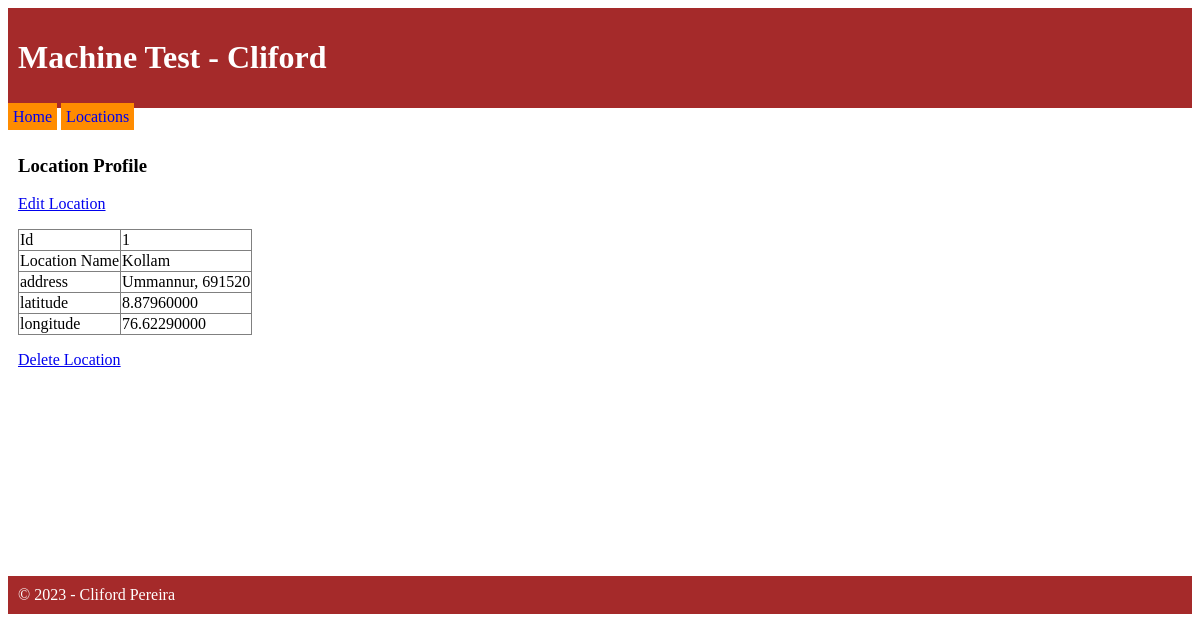
/locations/show.php?id=1, run on the app's committed database.
### tables this page shows
CREATE TABLE `locations` (
  `id` bigint(20) UNSIGNED NOT NULL,
  `location_name` varchar(30) NOT NULL,
  `address` varchar(150) NOT NULL,
  `latitude` decimal(11,8) NOT NULL,
  `longitude` decimal(11,8) NOT NULL
);

### utilities/functions.php (called while the page is built, shortened)
<?php
function view($view, $data=null)
{
	require_once("views/" . $view . ".php");
}
function test_input($data) {
  $data = trim($data);
  $data = stripslashes($data);
  $data = htmlspecialchars($data);
  return $data;
}
?>

### locations/LocationsController.php (called while the page is built, shortened)
<?php
require_once("../utilities/functions.php");
require_once("../utilities/CP_Controller.php");
class LocationsController extends CP_Controller
{
	public function show()
	{
		$id = test_input($_GET['id']);
		$location = new Location($this->conn);
		$location = $location->find($id);
		view('show', compact("location"));
	}
}
?>

### utilities/Route.php (called while the page is built, shortened)
<?php
class Route
{
	public static function call_action($controller, $action) {
		require_once("../utilities/connection.php");
		$controller = new $name($conn);
		call_user_func(array($controller, $action));
	}
}
?>

### locations/show.php (called while the page is built)
<?php
require_once("../utilities/Route.php");
Route::call_action('locations', 'show');
?>

### utilities/CP_Controller.php (called while the page is built, shortened)
<?php
abstract class CP_Controller implements I_Controller
{
	function __construct($conn)
	{
		$this->conn = $conn;
	}
}
?>

### utilities/CP_Model.php (called while the page is built, shortened)
<?php
require_once("DBAbstraction.php");
abstract class CP_Model implements I_Model
{
	function __construct($conn, $tablename)
	{
		$this->conn = $conn;
		$this->tablename = $tablename;
	}
}
?>

### utilities/DBAbstraction.php (called while the page is built, shortened)
<?php
trait DBAbstraction
{
	public function runSelect($sql, $one_row_only = false)
	{
		if ($result = $this->conn->query($sql)) {
			if ($one_row_only === TRUE) {
				$row = $result->fetch_object();
				return $row;
			} else {
				$rows = array();
				while ($row = $result->fetch_object()) {
					array_push($rows, $row);
				}
				return $rows;
			}
		} else {
			return false;
		}
	}
	public function find($id)
	{
		$sql = "select * from $this->tablename where id = $id";
		return $this->runSelect($sql, TRUE);
	}
}
?>

### locations/views/show.php (the view)
<?php
require_once("../header.php");
extract($data);
?>
<h3>Location Profile</h3>
<p><a href="edit.php?id=<?= $location->id ; ?>">Edit Location</a></p>
<table border="1" border-colapse>
	<tr><td>Id</td><td><?= $location->id ; ?></td></tr>
	<tr><td>Location Name</td><td><?= $location->location_name ; ?></td></tr>
	<tr><td>address</td><td><?= $location->address ; ?></td></tr>
	<tr><td>latitude</td><td><?= $location->latitude ; ?></td></tr>
	<tr><td>longitude</td><td><?= $location->longitude ; ?></td></tr>
</table>
<p><a href="destroy.php?id=<?= $location->id ; ?>">Delete Location</a></p>
<?php require_once("../footer.php"); ?>

### style.css (style rules this page uses)
table { border-collapse: collapse; }

### data on the page
locations: id "1", location_name "Kollam", address "Ummannur, 691520", latitude "8.87960000", longitude "76.62290000"
